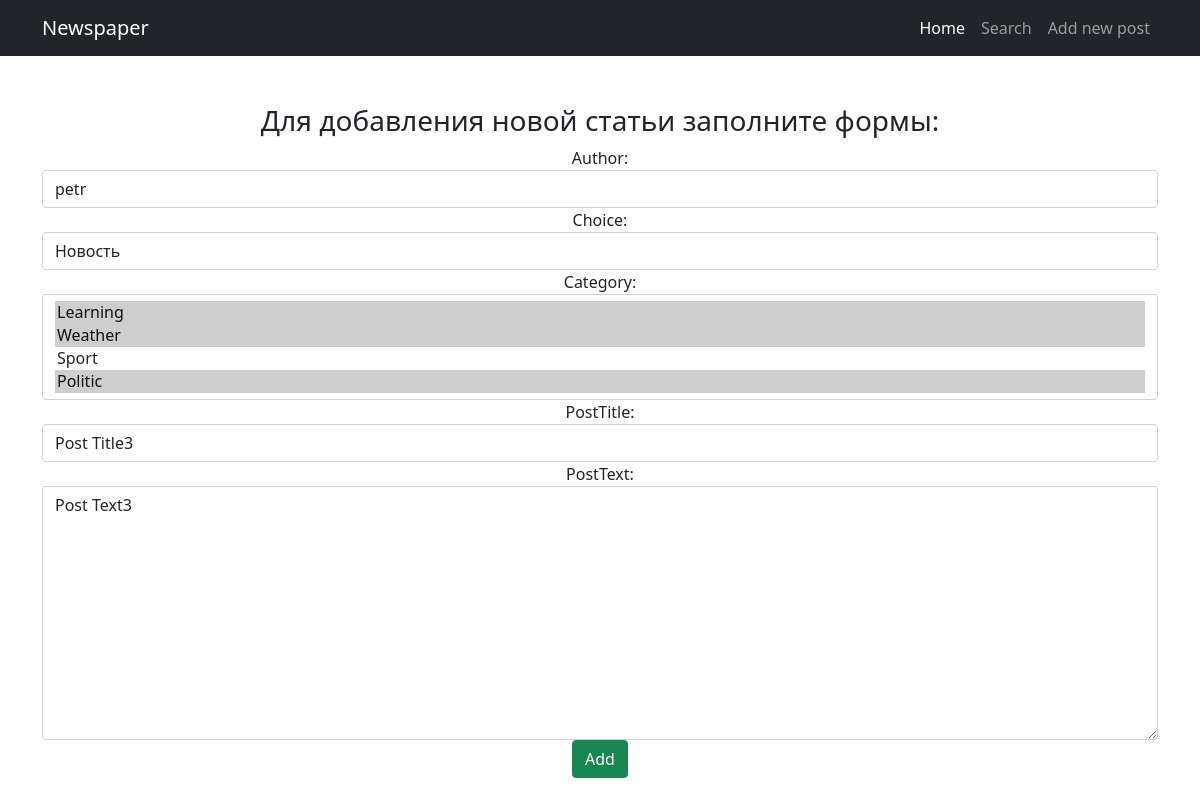
Page /news/3/edit/ on the earlier database version.
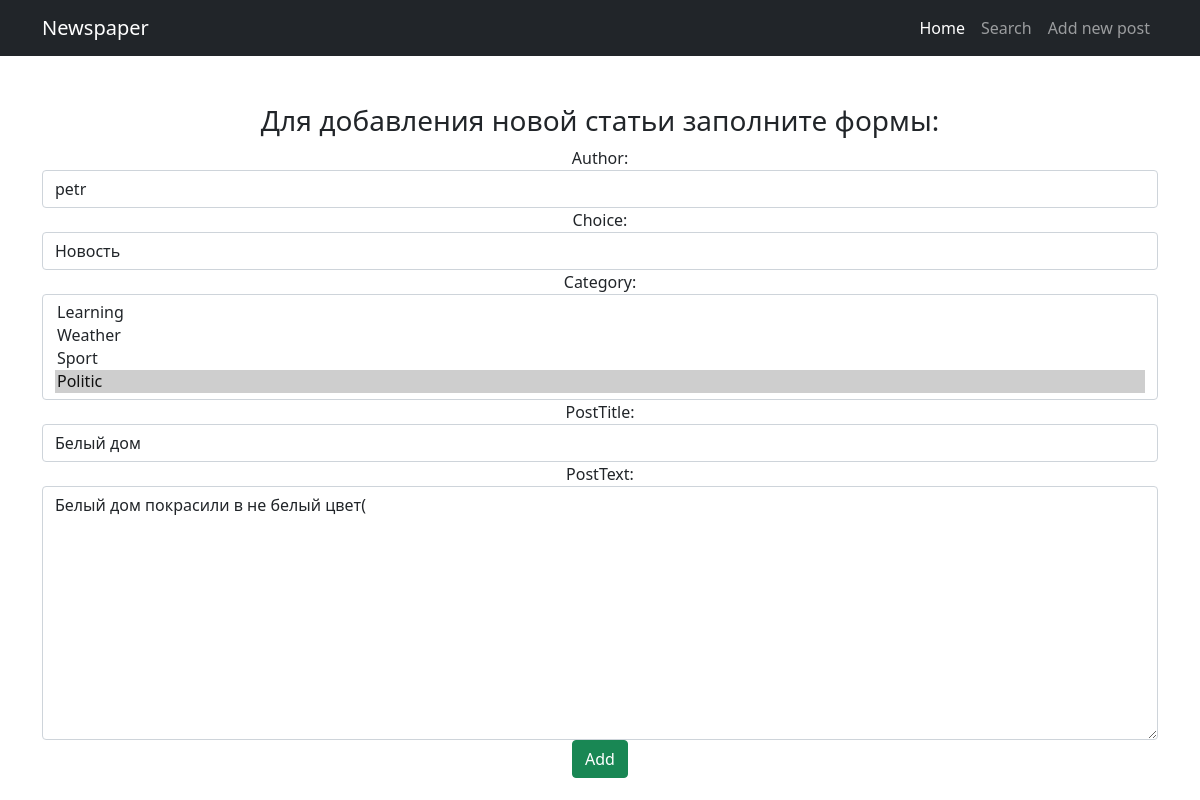
Same page on the later database version.
### news/models.py (models this page shows, shortened)
class Post(models.Model):
    author = models.ForeignKey(Author, on_delete=models.CASCADE)
    ARTICLE = 'AR'
    NEWS = 'NW'
    CHOICES = [
        (ARTICLE, 'Статья'),
        (NEWS, 'Новость')
    ]
    choice = models.CharField(max_length=2, choices=CHOICES, default=ARTICLE)
    createDate = models.DateTimeField(auto_now_add=True)
    category = models.ManyToManyField(Category, through='PostCategory')
    postTitle = models.CharField(max_length=255)
    postText = models.TextField()
    postRating = models.IntegerField(default=0)

### news/views.py (the view)
# urls.py: path('<int:pk>/edit/', PostUpdate.as_view(), name='postUpdate'),
class PostUpdate(UpdateView):
    template_name = 'postCreate.html'
    form_class = PostForms
    def get_object(self, **kwargs):
        id = self.kwargs.get('pk')
        return Post.objects.get(pk=id)

### news/forms.py
class PostForms(ModelForm):
    class Meta:
        model = Post
        fields = ['author', 'choice', 'category', 'postTitle', 'postText']
        widgets = {
            'author': forms.Select(attrs={'class': 'form-control'}),
            'choice': forms.Select(attrs={'class': 'form-control'}),
            'category': forms.SelectMultiple(attrs={'class': 'form-control'}),
            'postTitle': forms.TextInput(attrs={'class': 'form-control', 'placeholder': 'Enter article title'}),
            'postText': forms.Textarea(attrs={'class': 'form-control', 'placeholder': 'Enter article text'})
        }

### news/models.py (called while the page is built)
    def __str__(self):
        return self.authorUser.username

    def __str__(self):
        return self.categoryName

### templates/postCreate.html (shortened to what this page needs)
{% extends 'default.html' %}
{% block content %}
<h3>Для добавления новой статьи заполните формы:</h3>
<form method="POST">
    {{ form }}
    <input class="btn btn-success" type="submit" value="Add">
</form>
{% endblock content %}

Differences in the rows shown:
changed Post "petr": postTitle "Post Title3" → "Белый дом"; postText "Post Text3" → "Белый дом покрасили в не белый цвет("
Other differences:
form field category: "Learning ☑ / Weather ☑ / Sport / Politic ☑" → "Learning / Weather / Sport / Politic ☑"
